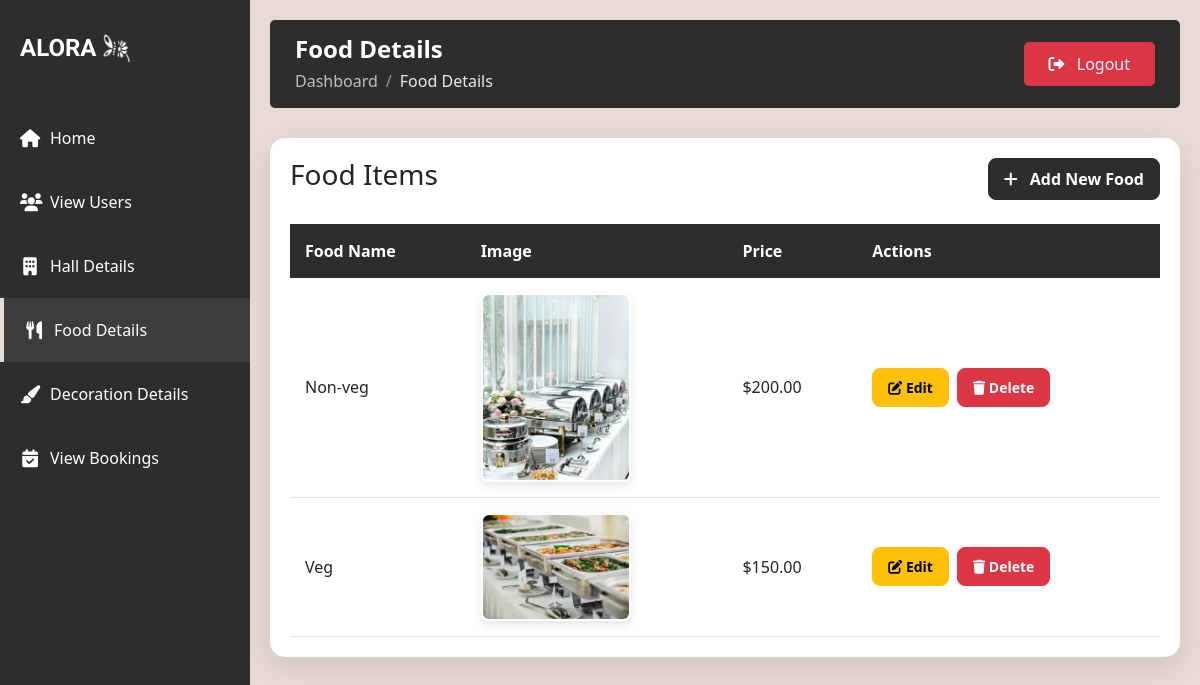
Screenshot of /fooddetails with the database file from the repository.
### aloraapp/models.py (models this page shows)
class Food(models.Model):
    food_name=models.CharField(max_length=100,null=True)
    food_image=models.FileField()
    food_price=models.DecimalField(max_digits=10,decimal_places=2)

### aloraapp/views.py (the view)
# urls.py: path('fooddetails',views.food_details,name='fooddetails'),
def food_details(request):
    data=Food.objects.all()
    return render(request,'food_details.html',{'data':data})

### template/food_details.html (shortened to what this page needs)
{% load static %}
<!DOCTYPE html>
<html lang="en">
<head>
    <link href="https://cdn.jsdelivr.net/npm/bootstrap@5.3.0/dist/css/bootstrap.min.css" rel="stylesheet">
    <link rel="stylesheet" href="https://cdnjs.cloudflare.com/ajax/libs/font-awesome/6.0.0-beta3/css/all.min.css">
</head>
<body>
    <div class="sidebar">
        <div class="logo-container">
            <div class="logo">ALORA</div>
            <img src="{% static 'aloral.png' %}" alt="Light Bulb" class="logo-image">
        </div>
        <nav class="nav flex-column">
            <a class="nav-link" href="{% url 'admin' %}">
                <i class="fas fa-home"></i> Home
            </a>
            <a class="nav-link" href="{% url 'viewusers' %}">
                <i class="fas fa-users"></i> View Users
            </a>
            <a class="nav-link" href="{% url 'halldetails' %}">
                <i class="fas fa-building"></i> Hall Details
            </a>
            <a class="nav-link active" href="{% url 'fooddetails' %}">
                <i class="fas fa-utensils"></i> Food Details
            </a>
            <a class="nav-link" href="{% url 'decorationdetails' %}">
                <i class="fas fa-paint-brush"></i> Decoration Details
            </a>
            <a class="nav-link" href="{% url 'admin_view_booking' %}">
                <i class="fas fa-calendar-check"></i> View Bookings
            </a>
        </nav>
    </div>
    <div class="main-content">
        <div class="top-nav">
            <div>
                <h2 class="page-title">Food Details</h2>
                <nav aria-label="breadcrumb">
                    <ol class="breadcrumb">
                        <li class="breadcrumb-item"><a href="{% url 'admin' %}">Dashboard</a></li>
                        <li class="breadcrumb-item active" aria-current="page">Food Details</li>
                    </ol>
                </nav>
            </div>
            <a href="{% url 'logout' %}" class="logout-btn">
                <i class="fas fa-sign-out-alt me-2"></i> Logout
            </a>
        </div>
        <div class="table-container">
            <div class="d-flex justify-content-between align-items-center mb-4">
                <h3>Food Items</h3>
                <a href="{% url 'addfood' %}" class="btn btn-primary">
                    <i class="fas fa-plus me-2"></i> Add New Food
                </a>
            </div>
            <div class="table-responsive">
                <table class="table table-hover">
                    <thead>
                        <tr>
                            <th>Food Name</th>
                            <th>Image</th>
                            <th>Price</th>
                            <th>Actions</th>
                        </tr>
                    </thead>
                    <tbody>
                        {% for food in data %}
                        <tr>
                            <td>{{ food.food_name }}</td>
                            <td>
                                <img src="{{ food.food_image.url }}" alt="{{ food.food_name }}" class="food-image">
                            </td>
                            <td>${{ food.food_price }}</td>
                            <td>
                                <div class="d-flex gap-2">
                                    <a href="{% url 'update_food' food.id %}" class="btn btn-warning btn-sm">
                                        <i class="fas fa-edit"></i> Edit
                                    </a>
                                    <form action="{% url 'delete_food' food.id %}" method="post" style="display: inline;">
                                        <button type="submit" class="btn btn-danger btn-sm" onclick="return confirm('Are you sure you want to delete this food item?')">
                                            <i class="fas fa-trash"></i> Delete
                                        </button>
                                    </form>
                                </div>
                            </td>
                        </tr>
                        {% endfor %}
                    </tbody>
                </table>
            </div>
        </div>
    </div>
</body>
</html>

### template/food_details.html (style rules this page uses)
body { background-color: #e8dad6; min-height: 100vh; }
.sidebar { background-color: #2d2d2d; color: white; min-height: 100vh; padding-top: 20px; position: fixed; width: 250px; transition: all 0.3s; z-index: 100; }
.logo-container { display: flex; align-items: center; justify-content: flex-start; padding: 10px 20px; margin-bottom: 30px; }
.logo { font-family: 'Irish Grover'; font-size: 24px; font-weight: bold; }
.logo-image { width: 30px; height: 30px; margin-left: 5px; }
.nav-link { color: #ffffff; padding: 20px 20px; transition: all 0.3s; font-size: 16px; display: flex; align-items: center; }
.nav-link i { margin-right: 10px; font-size: 18px; width: 20px; text-align: center; }
.nav-link.active { background-color: #3d3d3d; border-left: 4px solid #e8dad6; }
.main-content { margin-left: 250px; padding: 20px; transition: all 0.3s; }
.top-nav { display: flex; justify-content: space-between; align-items: center; margin-bottom: 30px; background-color: #2d2d2d; padding: 15px 25px; border-radius: 5px; color: white; }
.logout-btn { background-color: #dc3545; color: white; border: none; padding: 10px 25px; border-radius: 5px; text-decoration: none; transition: background-color 0.3s; }
.table-container { background-color: white; border-radius: 15px; box-shadow: 0 10px 30px rgba(0, 0, 0, 0.1); padding: 20px; margin-bottom: 30px; }
.table { margin-bottom: 0; }
.table th { background-color: #2d2d2d; color: white; border-bottom: none; }
.table td, .table th { vertical-align: middle; padding: 15px; }
.btn { padding: 8px 15px; border-radius: 8px; font-weight: 600; transition: all 0.3s; }
.btn-primary { background-color: #2d2d2d; border-color: #2d2d2d; }
.btn-warning { background-color: #ffc107; border-color: #ffc107; }
.btn-danger { background-color: #dc3545; border-color: #dc3545; }
.food-image { width: 150px; height: auto; border-radius: 8px; box-shadow: 0 4px 10px rgba(0,0,0,0.1); border: 2px solid white; transition: all 0.3s; }
.page-title { font-size: 24px; font-weight: 700; margin-bottom: 5px; color: white; }
.breadcrumb { background: transparent; padding: 0; margin: 0; }
.breadcrumb-item a { color: rgba(255,255,255,0.7); text-decoration: none; }
.breadcrumb-item.active { color: rgba(255,255,255,0.9); }
.breadcrumb-item+.breadcrumb-item::before { color: rgba(255,255,255,0.5); }
.table-container { animation: fadeIn 0.5s ease-out; }

### rows the page displays
Food: food_name "Non-veg", food_image (picture), food_price "200.00"
Food: food_name "Veg", food_image (picture), food_price "150.00"
